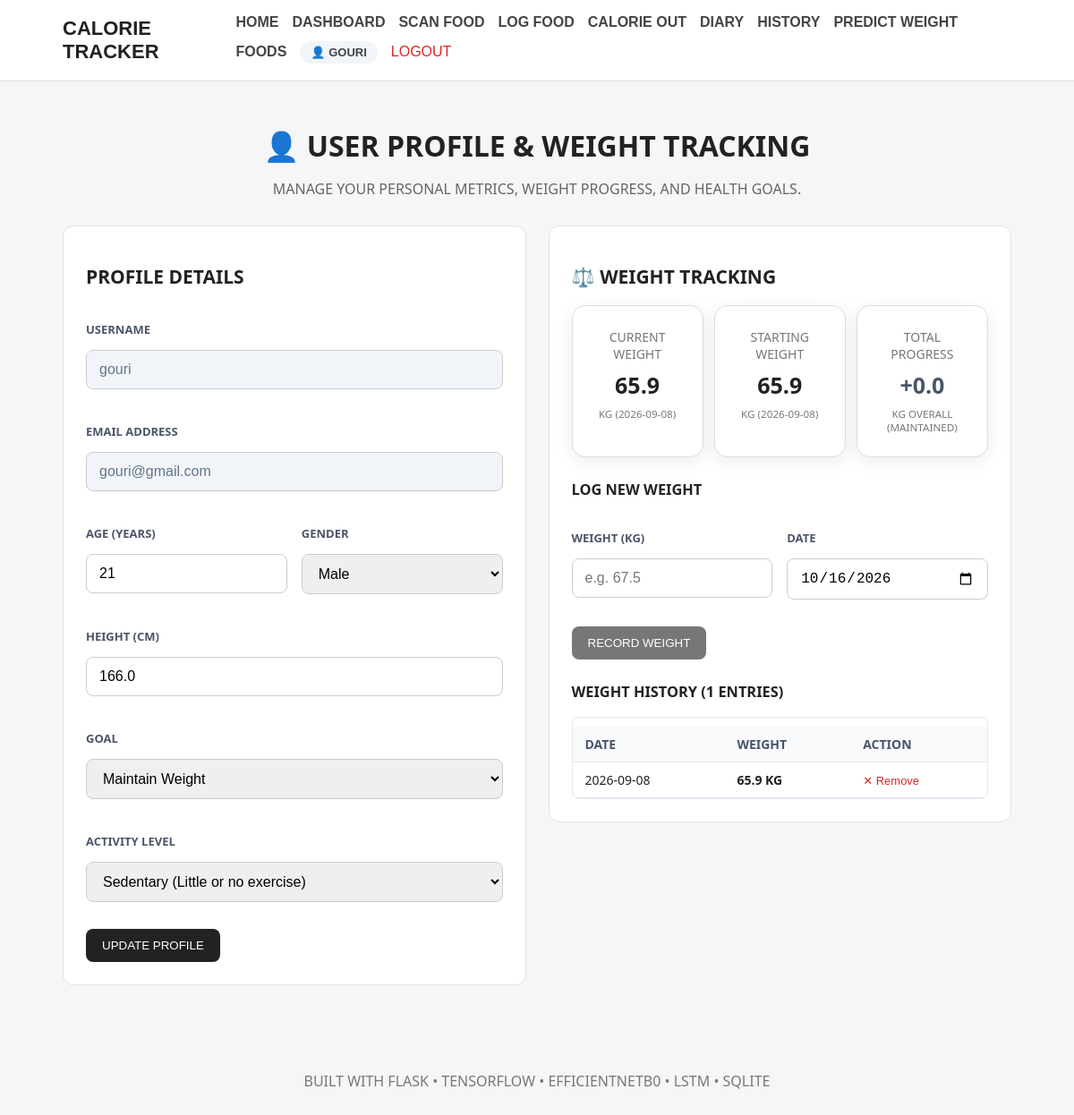
Page /profile (signed in) on the earlier database version.
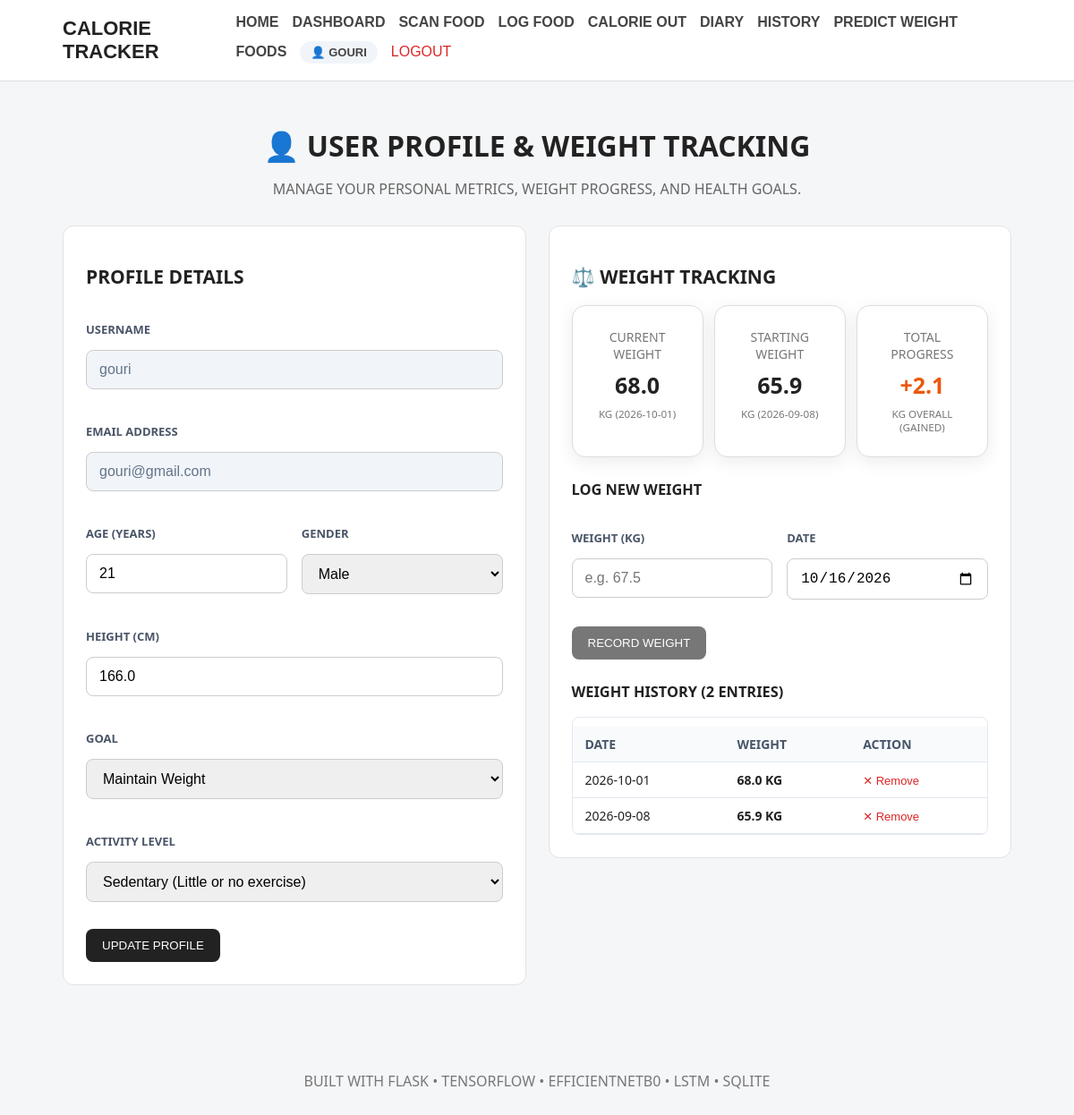
Same page on the later database version.
### tables this page shows
CREATE TABLE weight_records (
            id INTEGER PRIMARY KEY AUTOINCREMENT,
            user_id INTEGER NOT NULL,
            weight_kg REAL NOT NULL,
            recorded_date TEXT NOT NULL,
            created_at TIMESTAMP DEFAULT CURRENT_TIMESTAMP,
            FOREIGN KEY (user_id) REFERENCES users(id) ON DELETE CASCADE
        );

### app.py (the view, shortened to what this page needs)
@app.route("/profile", methods=["GET", "POST"])
@login_required
def profile():
    user_id = session.get("user_id")
    user_prof = get_user_profile(user_id)
    stats = get_weight_stats(user_id)
    today = datetime.now().strftime("%Y-%m-%d")
    return render_template(
        "profile.html",
        profile=user_prof,
        stats=stats,
        latest_weight=get_latest_weight(user_id),
        starting_weight=get_starting_weight(user_id),
        previous_weight=get_previous_weight(user_id),
        weight_history=get_weight_history(user_id),
        today=today
    )

### app.py (called while the page is built)
def login_required(view_func):
    @wraps(view_func)
    def wrapped_view(*args, **kwargs):
        if not session.get("user_id"):
            flash("Please log in to access this page.", "error")
            return redirect(url_for("login", next=request.path))
        return view_func(*args, **kwargs)
    return wrapped_view

@app.context_processor
def inject_user():
    user_id = session.get("user_id")
    if user_id:
        user = get_user_by_id(user_id)
        if user:
            return {"current_user": user, "logged_in": True}
    return {"current_user": None, "logged_in": False}

### database.py (called while the page is built)
def get_connection():
    connection = sqlite3.connect(
        DATABASE_PATH
    )
    connection.row_factory = sqlite3.Row
    connection.execute("PRAGMA foreign_keys = ON")
    return connection

def get_user_by_id(user_id):
    connection = get_connection()
    cursor = connection.cursor()
    cursor.execute("SELECT * FROM users WHERE id = ?", (user_id,))
    user = cursor.fetchone()
    connection.close()
    return user

### templates/profile.html (shortened to what the changed rows need)
{% extends "base.html" %}
{% block content %}
<div class="page-header">
    <h1>👤 User Profile & Weight Tracking</h1>
</div>
<div class="profile-grid">
    <div class="card">
        <h2>Profile Details</h2>
    </div>
    <div class="card">
        <h2>⚖️ Weight Tracking</h2>
        <div class="weight-summary-grid">
            <div class="summary-card">
                <span>Current Weight</span>
                <strong>{{ stats['latest_weight'] if stats['latest_weight'] is not none else '--' }}</strong>
                <small>kg ({{ stats['latest_date'] if stats['latest_date'] else 'No record' }})</small>
            </div>
            <div class="summary-card">
                <span>Starting Weight</span>
                <strong>{{ stats['starting_weight'] if stats['starting_weight'] is not none else '--' }}</strong>
                <small>kg ({{ stats['starting_date'] if stats['starting_date'] else 'No record' }})</small>
            </div>
            <div class="summary-card">
                <span>Total Progress</span>
                {% if stats['latest_weight'] is not none and stats['starting_weight'] is not none %}
                {% set diff = stats['total_change'] %}
                <strong style="color: {% if diff < 0 %}#16a34a{% elif diff > 0 %}#ea580c{% else %}#475569{% endif %};">
                    {{ "%+.1f"|format(diff) }}
                </strong>
                <small>kg overall ({% if diff < 0 %}Lost{% elif diff> 0 %}Gained{% else %}Maintained{% endif %})</small>
                {% else %}
                <strong>0.0</strong>
                <small>kg</small>
                {% endif %}
            </div>
        </div>
        <h3 style="margin-top: 25px;">Log New Weight</h3>
        <form action="{{ url_for('add_weight') }}" method="POST" class="weight-log-form">
            <div class="form-row">
            </div>
            <button type="submit" class="button secondary">
            </button>
        </form>
        <h3 style="margin-top: 25px;">Weight History ({{ stats['count'] }} entries)</h3>
        {% if weight_history %}
        <div class="weight-history-table-container">
            <table class="styled-table">
                <thead>
                    <tr>
                        <th>Date</th>
                        <th>Weight</th>
                        <th>Action</th>
                    </tr>
                </thead>
                <tbody>
                    {% for record in weight_history|reverse %}
                    <tr>
                        <td>{{ record['recorded_date'] }}</td>
                        <td><strong>{{ record['weight_kg'] }} kg</strong></td>
                        <td>
                            <form action="{{ url_for('delete_weight', record_id=record['id']) }}" method="POST"
                                style="display:inline;" onsubmit="return confirm('Remove this weight entry?');">
                                <button type="submit"
                                    style="background:none; border:none; color:#dc2626; cursor:pointer; font-size:13px; padding:0;">
                                    ✕ Remove
                                </button>
                            </form>
                        </td>
                    </tr>
                    {% endfor %}
                </tbody>
            </table>
        </div>
        {% else %}
        <p class="empty-message">No weight records logged yet.</p>
        {% endif %}
    </div>
</div>
{% endblock %}

Differences in the rows shown:
added weight_records: weight_kg "68.0", recorded_date "2026-10-01"
Other differences:
{{ "%+.1f"|format(diff) }}: "+0.0" → "+2.1"
{{ stats['count'] }}: "1" → "2"
{{ stats['latest_weight'] if stats['latest_weight'] is not none else '--' }}: "65.9" → "68.0"
{{ stats['latest_date'] if stats['latest_date'] else 'No record' }}: "2026-09-08" → "2026-10-01"
text no longer shown: "MAINTAINED"
text now shown: "GAINED"
